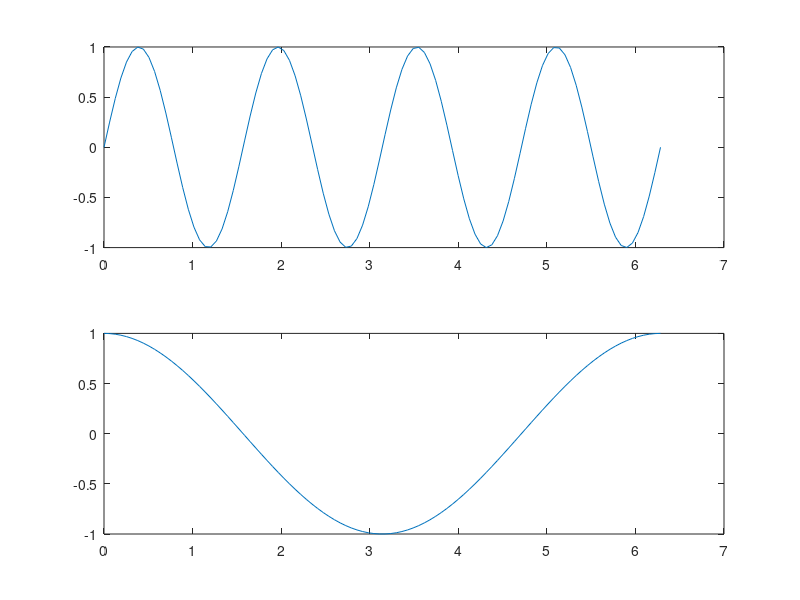

Source code (MATLAB):
clc
clear all
close all

ax1=subplot(2,1,1);
x=linspace(0,2*pi);

y1=sin(x);
plot(x,y1);

ax2=subplot(2,1,2);
y2=cos(x);
plot(x,y2);

hold(ax1,'on');
y3=sin(2*x);
plot(ax1,x,y3);
hold(ax1,'off');

y4=sin(4*x);
plot(ax1,x,y4);